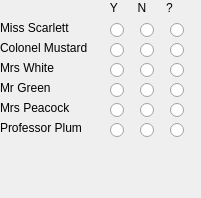
     <widget class="QWidget" name="suspectTracker">
      <property name="geometry">
       <rect>
        <x>0</x>
        <y>0</y>
        <width>201</width>
        <height>198</height>
       </rect>
      </property>
      <attribute name="label">
       <string>Suspects</string>
      </attribute>
      <widget class="QLabel" name="msTrackerLabel">
       <property name="geometry">
        <rect>
         <x>0</x>
         <y>20</y>
         <width>101</width>
         <height>16</height>
        </rect>
       </property>
       <property name="text">
        <string>Miss Scarlett</string>
       </property>
      </widget>
      <widget class="QLabel" name="cmTrackerLabel">
       <property name="geometry">
        <rect>
         <x>0</x>
         <y>40</y>
         <width>101</width>
         <height>16</height>
        </rect>
       </property>
       <property name="text">
        <string>Colonel Mustard</string>
       </property>
      </widget>
      <widget class="QLabel" name="mwTrackerLabel">
       <property name="geometry">
        <rect>
         <x>0</x>
         <y>60</y>
         <width>101</width>
         <height>16</height>
        </rect>
       </property>
       <property name="text">
        <string>Mrs White</string>
       </property>
      </widget>
      <widget class="QLabel" name="mgTrackerLabel">
       <property name="geometry">
        <rect>
         <x>0</x>
         <y>80</y>
         <width>101</width>
         <height>16</height>
        </rect>
       </property>
       <property name="text">
        <string>Mr Green</string>
       </property>
      </widget>
      <widget class="QLabel" name="mpTrackerLabel">
       <property name="geometry">
        <rect>
         <x>0</x>
         <y>100</y>
         <width>101</width>
         <height>16</height>
        </rect>
       </property>
       <property name="text">
        <string>Mrs Peacock</string>
       </property>
      </widget>
      <widget class="QLabel" name="ppTrackerLabel">
       <property name="geometry">
        <rect>
         <x>0</x>
         <y>120</y>
         <width>101</width>
         <height>16</height>
        </rect>
       </property>
       <property name="text">
        <string>Professor Plum</string>
       </property>
      </widget>
      <widget class="QRadioButton" name="msYButton">
       <property name="geometry">
        <rect>
         <x>110</x>
         <y>20</y>
         <width>21</width>
         <height>20</height>
        </rect>
       </property>
       <property name="text">
        <string/>
       </property>
       <attribute name="buttonGroup">
        <string notr="true">buttonGroup</string>
       </attribute>
      </widget>
      <widget class="QRadioButton" name="msNButton">
       <property name="geometry">
        <rect>
         <x>140</x>
         <y>20</y>
         <width>21</width>
         <height>20</height>
        </rect>
       </property>
       <property name="text">
        <string/>
       </property>
       <attribute name="buttonGroup">
        <string notr="true">buttonGroup</string>
       </attribute>
      </widget>
      <widget class="QRadioButton" name="msUButton">
       <property name="geometry">
        <rect>
         <x>170</x>
         <y>20</y>
         <width>21</width>
         <height>20</height>
        </rect>
       </property>
       <property name="text">
        <string/>
       </property>
       <attribute name="buttonGroup">
        <string notr="true">buttonGroup</string>
       </attribute>
      </widget>
      <widget class="QRadioButton" name="cmUButton">
       <property name="geometry">
        <rect>
         <x>170</x>
         <y>40</y>
         <width>21</width>
         <height>20</height>
        </rect>
       </property>
       <property name="text">
        <string/>
       </property>
       <attribute name="buttonGroup">
        <string notr="true">buttonGroup_2</string>
       </attribute>
      </widget>
      <widget class="QRadioButton" name="cmNButton">
       <property name="geometry">
        <rect>
         <x>140</x>
         <y>40</y>
         <width>21</width>
         <height>20</height>
        </rect>
       </property>
       <property name="text">
        <string/>
       </property>
       <attribute name="buttonGroup">
        <string notr="true">buttonGroup_2</string>
       </attribute>
      </widget>
      <widget class="QRadioButton" name="cmYButton">
       <property name="geometry">
        <rect>
         <x>110</x>
         <y>40</y>
         <width>21</width>
         <height>20</height>
        </rect>
       </property>
       <property name="text">
        <string/>
       </property>
       <attribute name="buttonGroup">
        <string notr="true">buttonGroup_2</string>
       </attribute>
      </widget>
      <widget class="QRadioButton" name="mwUButton">
       <property name="geometry">
        <rect>
         <x>170</x>
         <y>60</y>
         <width>21</width>
         <height>20</height>
        </rect>
       </property>
       <property name="text">
        <string/>
       </property>
       <attribute name="buttonGroup">
        <string notr="true">buttonGroup_3</string>
       </attribute>
      </widget>
      <widget class="QRadioButton" name="mwNButton">
       <property name="geometry">
        <rect>
         <x>140</x>
         <y>60</y>
         <width>21</width>
         <height>20</height>
        </rect>
       </property>
       <property name="text">
        <string/>
       </property>
       <attribute name="buttonGroup">
        <string notr="true">buttonGroup_3</string>
       </attribute>
      </widget>
      <widget class="QRadioButton" name="mwYButton">
       <property name="geometry">
        <rect>
         <x>110</x>
         <y>60</y>
         <width>21</width>
         <height>20</height>
        </rect>
       </property>
       <property name="text">
        <string/>
       </property>
       <attribute name="buttonGroup">
        <string notr="true">buttonGroup_3</string>
       </attribute>
      </widget>
      <widget class="QRadioButton" name="mgUButton">
       <property name="geometry">
        <rect>
         <x>170</x>
         <y>80</y>
         <width>21</width>
         <height>20</height>
        </rect>
       </property>
       <property name="text">
        <string/>
       </property>
       <attribute name="buttonGroup">
        <string notr="true">buttonGroup_4</string>
       </attribute>
      </widget>
      <widget class="QRadioButton" name="mgNButton">
       <property name="geometry">
        <rect>
         <x>140</x>
         <y>80</y>
         <width>21</width>
         <height>20</height>
        </rect>
       </property>
       <property name="text">
        <string/>
       </property>
       <attribute name="buttonGroup">
        <string notr="true">buttonGroup_4</string>
       </attribute>
      </widget>
      <widget class="QRadioButton" name="mgYButton">
       <property name="geometry">
        <rect>
         <x>110</x>
         <y>80</y>
         <width>21</width>
         <height>20</height>
        </rect>
       </property>
       <property name="text">
        <string/>
       </property>
       <attribute name="buttonGroup">
        <string notr="true">buttonGroup_4</string>
       </attribute>
      </widget>
      <widget class="QRadioButton" name="mpUButton">
       <property name="geometry">
        <rect>
         <x>170</x>
         <y>100</y>
         <width>21</width>
         <height>20</height>
        </rect>
       </property>
       <property name="text">
        <string/>
       </property>
       <attribute name="buttonGroup">
        <string notr="true">buttonGroup_5</string>
       </attribute>
      </widget>
      <widget class="QRadioButton" name="mpYButton">
       <property name="geometry">
        <rect>
         <x>110</x>
         <y>100</y>
         <width>21</width>
         <height>20</height>
        </rect>
       </property>
       <property name="text">
        <string/>
       </property>
       <attribute name="buttonGroup">
        <string notr="true">buttonGroup_5</string>
       </attribute>
      </widget>
      <widget class="QRadioButton" name="mpNButton">
       <property name="geometry">
        <rect>
         <x>140</x>
         <y>100</y>
         <width>21</width>
         <height>20</height>
        </rect>
       </property>
       <property name="text">
        <string/>
       </property>
       <attribute name="buttonGroup">
        <string notr="true">buttonGroup_5</string>
       </attribute>
      </widget>
      <widget class="QRadioButton" name="ppUButton">
       <property name="geometry">
        <rect>
         <x>170</x>
         <y>120</y>
         <width>21</width>
         <height>20</height>
        </rect>
       </property>
       <property name="text">
        <string/>
       </property>
       <attribute name="buttonGroup">
        <string notr="true">buttonGroup_6</string>
       </attribute>
      </widget>
      <widget class="QRadioButton" name="ppYButton">
       <property name="geometry">
        <rect>
         <x>110</x>
         <y>120</y>
         <width>21</width>
         <height>20</height>
        </rect>
       </property>
       <property name="text">
        <string/>
       </property>
       <attribute name="buttonGroup">
        <string notr="true">buttonGroup_6</string>
       </attribute>
      </widget>
      <widget class="QRadioButton" name="ppNButton">
       <property name="geometry">
        <rect>
         <x>140</x>
         <y>120</y>
         <width>21</width>
         <height>20</height>
        </rect>
       </property>
       <property name="text">
        <string/>
       </property>
       <attribute name="buttonGroup">
        <string notr="true">buttonGroup_6</string>
       </attribute>
      </widget>
      <widget class="QLabel" name="label_14">
       <property name="geometry">
        <rect>
         <x>100</x>
         <y>0</y>
         <width>91</width>
         <height>16</height>
        </rect>
       </property>
       <property name="text">
        <string>   Y      N      ?</string>
       </property>
      </widget>
     </widget>
